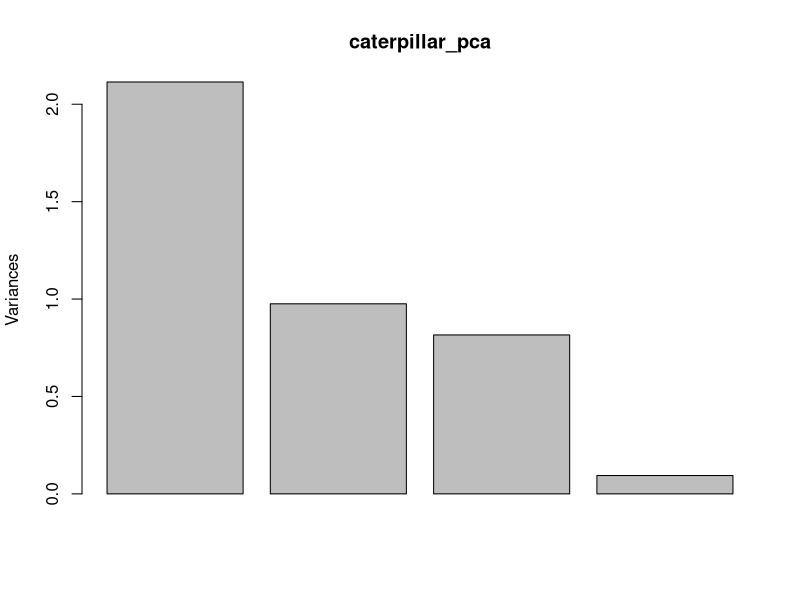
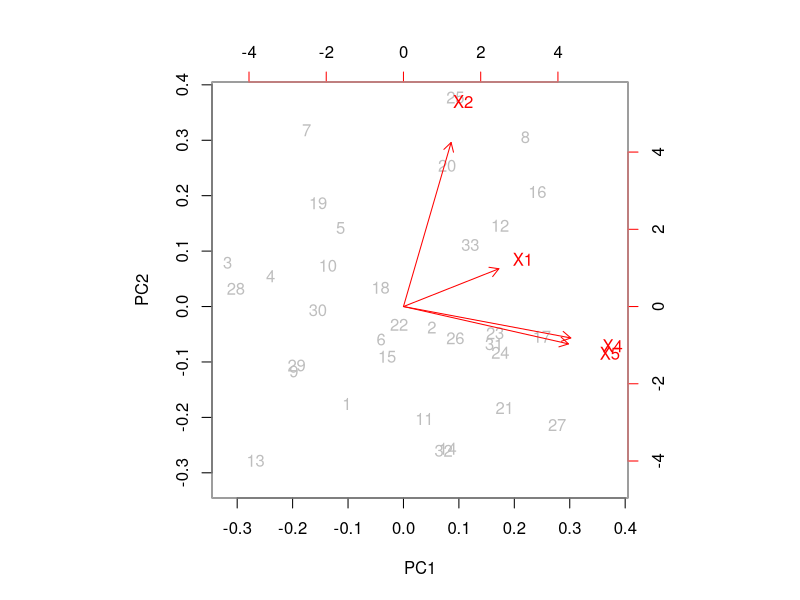
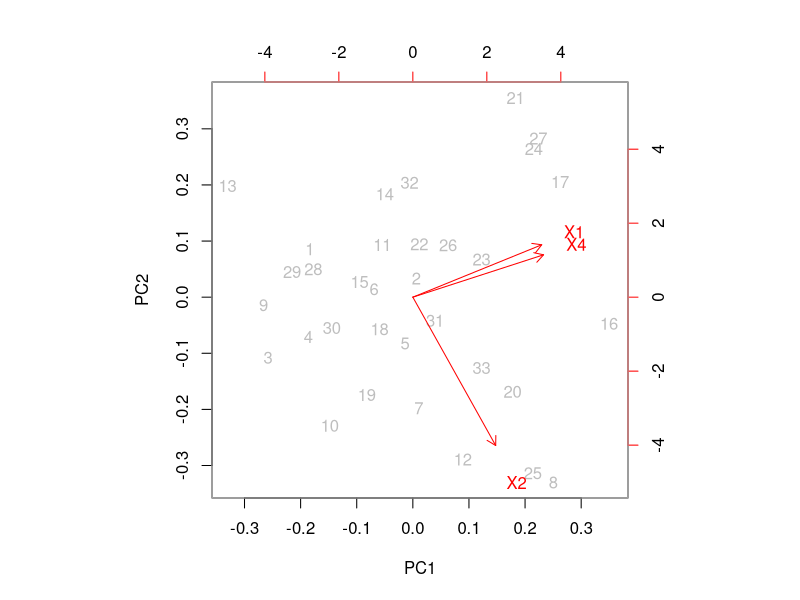

The R script that drew these images, in order:
# -----------------------------------------------------------------
#Loading dataset
library(readr)

caterpillars <- read_delim("caterpillars.txt",";", escape_double = FALSE, trim_ws = TRUE)

View(caterpillars)

# -----------------------------------------------------------------
#Selecting  some variables for simplicity
cat_var <- subset(caterpillars, select = c(log, X1,X2,X3,X4,X5))

#Making a separate dataset for the predictor(explanatory) variables
X <- as.matrix(subset(caterpillars, select=c(X1,X2,X4,X5)))
View(X)

#dependent variable
Y <- as.matrix(subset(caterpillars, select = c(log)))

# -----------------------------------------------------------------
# In Principal Component Analysis (PCA) we are looking for which
# preditor variables are the strongest

#Run the PCA
caterpillar_pca <- prcomp(X,scale. = TRUE)
print(caterpillar_pca)

#output summary data 
summary(caterpillar_pca)

# -----------------------------------------------------------------
# Interpolation to determine the principal components. Look at:
# 1) PCs that have a Standard deviation around or > 1
# 2) PCs that take for the cumulative variance to be around 0.8

#                       PC1    PC2    PC3     PC4
#Standard deviation     1.4540 0.9878 0.9032 0.30702
#Cumulative Proportion  0.5285 0.7725 0.9764 1.00000

# Answer: PC1 and PC2

# -----------------------------------------------------------------

#Variables that correspond to PC1
C1 <- caterpillar_pca$rotation[,1]
C1

#X1        X2        X4        X5 
#0.3696742 0.1846275 0.6483770 0.6394223 

# Answer: X4 and X5 have the most influence, with scores 0f 0.6484 and 0.6394

# -----------------------------------------------------------------

#Test correlation between PC1 and the dependent variable, log.
cor(caterpillars$log, caterpillar_pca$x[,1])
# -0.4682138

#  Answer: PC1 is negatively correlated with the dependent variable,
# with a moderate correlation of -0.4682.

# -----------------------------------------------------------------
# Bar graph of thr variance by the PCs
plot(caterpillar_pca)

# 3D Plot: Explains the relationship of the PCs
biplot(caterpillar_pca,col=c("gray", "red"))
#  Answers: 
#  X4 and X5 vectors are the longest, which indicates that they explain more variance
#  X4 and X5 have similar direction, which indicates that they are highly correlated with each other

# -----------------------------------------------------------------
# WE DO NOT USE TWO VARIABLES SO HIGHLY CORRELATED LIKE X4 and X5

# Remove X5 and do PCA on the variables X1,X2,and X4
cat_vars1 <- subset(caterpillars, select = c(log,X1,X2,X4))
X1 <- as.matrix(subset(caterpillars, select=c(X1,X2,X4)))
caterpillar_pca1 <- prcomp(X1,scale. = TRUE)

print(caterpillar_pca1)
#    PC1        PC2         PC3
# X1 0.6398958 -0.3215356  0.69796003
# X2 0.4113750  0.9104846  0.04228902
# X4 0.6490793 -0.2600627 -0.71488701

summary(caterpillar_pca1)
#                        PC1    PC2    PC3
# Standard deviation     1.1845 0.9583 0.8237
# Proportion of Variance 0.4677 0.3061 0.2261
# Cumulative Proportion  0.4677 0.7739 1.0000

cor(caterpillars$log, caterpillar_pca1$x[,1])
#-0.670443

biplot(caterpillar_pca1,col=c("gray", "red"))
